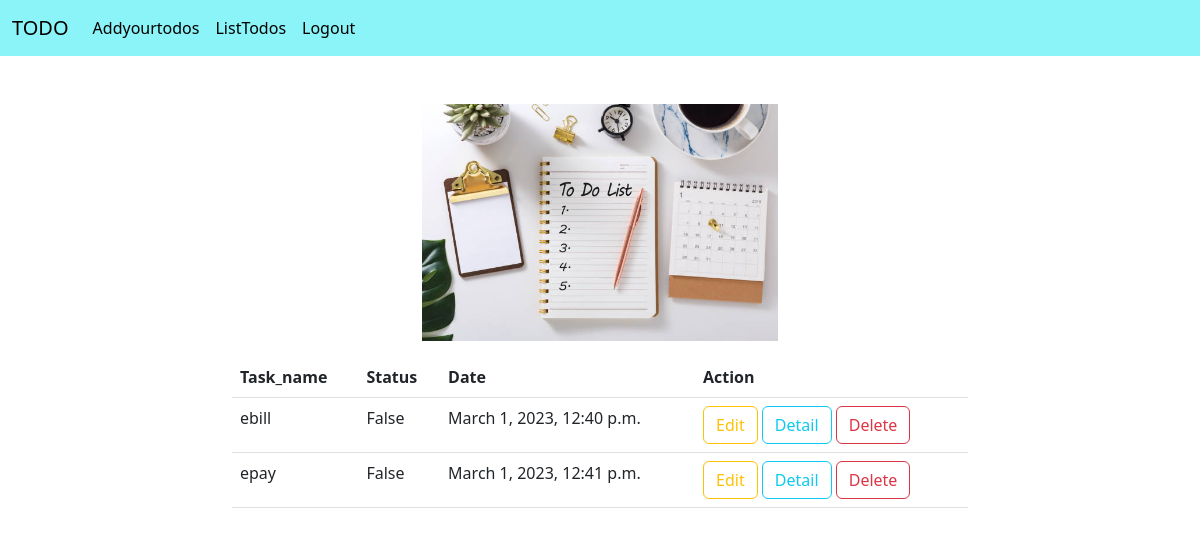
The page /todos/all (signed in) on the database as committed earlier.
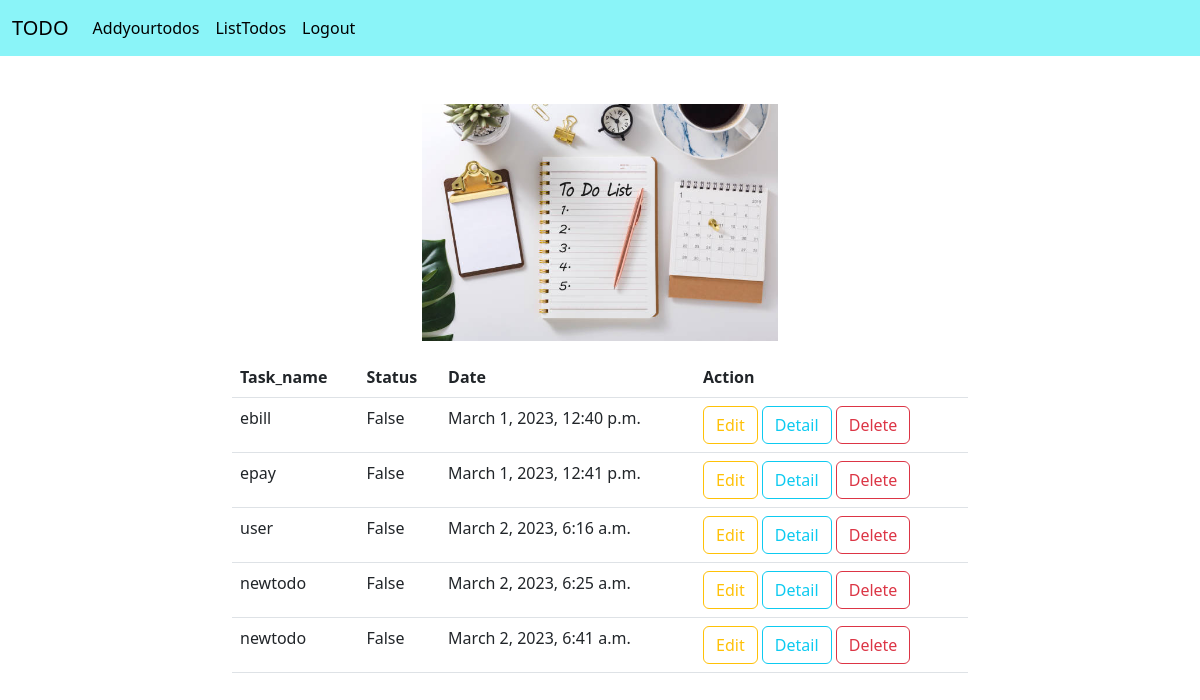
The same page on the database as committed later.
### todoapp/models.py (models this page shows, shortened)
class Todos(models.Model):
    task_name=models.CharField(max_length=120)
    user=models.ForeignKey(User,on_delete=models.CASCADE)
    status=models.BooleanField(default=False)
    created_date=models.DateTimeField(auto_now_add=True)

### todoapp/views.py (the view)
# urls.py: path("todos/all",views.TodoListView.as_view(),name="todos-list"),
class TodoListView(ListView):
    model = Todos
    context_object_name = "todos"
    template_name = "todolist.html"
    def get_queryset(self):
        return Todos.objects.filter(user=self.request.user)

### todoapp/templates/todolist.html (shortened to what this page needs)
{%extends 'base.html'%}
{%block body_block%}
{%load static%}
<div class="container">
    <div class="row mt-5">
        <div class="col-4"></div>
        <div class="col-4">
            <img src="{%static 'images/todolist.jpg'%}" width="100%">
        </div>
        <div class="col-4"></div>
    </div>
    <div class="row mt-3">
        <div class="col-2"></div>
        <div class="col-8">
            {%if todos%}
            <table class="table">
                <tr>
                    <th>Task_name</th>
                    <th>Status</th>
                    <th>Date</th>
                    <th>Action</th>
                </tr>
                {%for todo in todos%}
                <tr>
                    <td>{{todo.task_name}}</td>
                    <td>{{todo.status}}</td>
                    <td>{{todo.created_date}}</td>
                    <td>
                        <a href="{%url 'todo-edit' todo.id%}" class="btn btn-outline-warning">Edit</a>
                        <a href="{%url 'todo-detail' todo.id%}" class="btn btn-outline-info">Detail</a>
                        <a href="{%url 'remove-todo' todo.id %}" class="btn btn-outline-danger">Delete</a>
                    </td>
                </tr>
                {%endfor%}
            </table>
            {%else%}
            <h2 class="text-danger">No Todos</h2>
            {%endif%}
        </div>
        <div class="col-2"></div>
    </div>
</div>
{%endblock%}

Rows that differ between the two databases and show on the page:
added Todos: task_name "user", status "False", created_date "March 2, 2023, 6:16 a.m."
added Todos: task_name "newtodo", status "False", created_date "March 2, 2023, 6:25 a.m."
added Todos: task_name "newtodo", status "False", created_date "March 2, 2023, 6:41 a.m."
